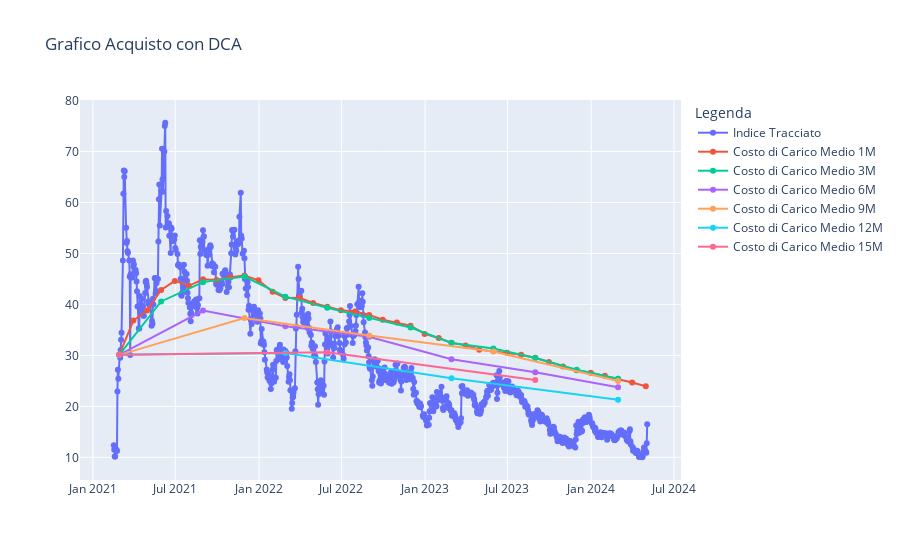
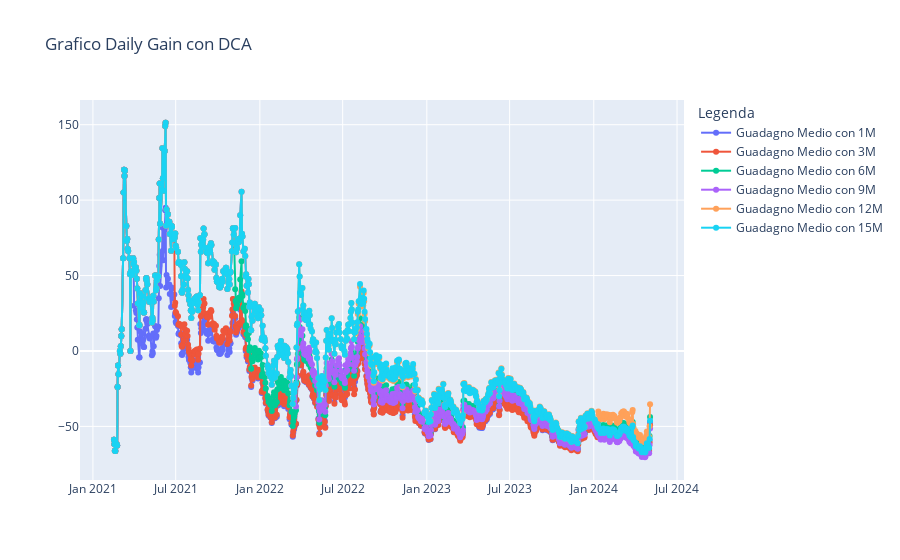
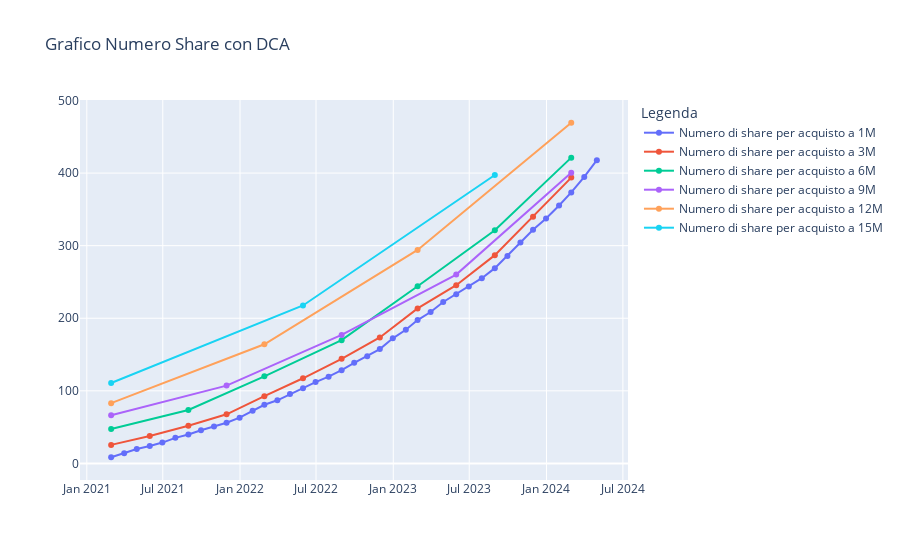
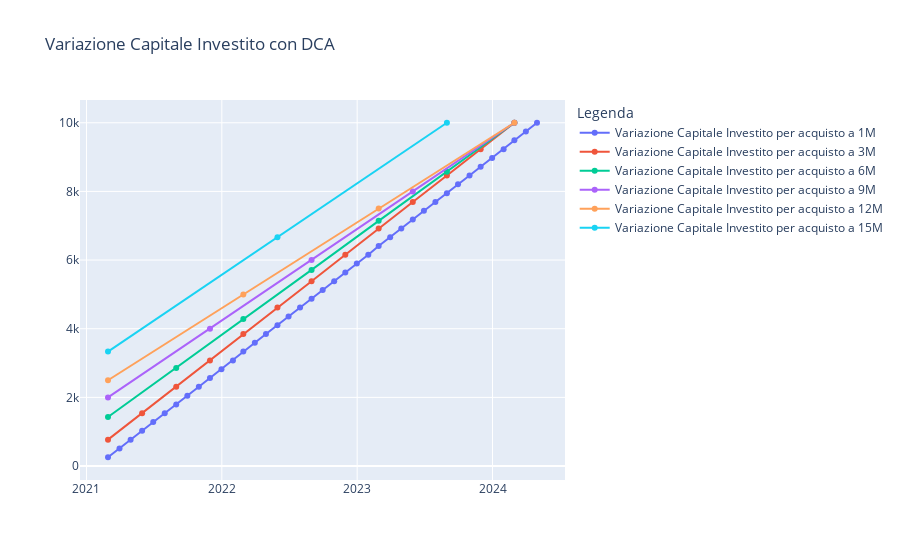

These figures' notebook cell, in order:
### Markdown cell above
Plotting Section for DCA vs Sum Lump 
====================================

### Code cell
plots = [
    {
        "y": [stock_data_dca_values]
        + [result["average_cost_list"] for result in results.values()],
        "x": [stock_data_dca_values.index]
        + [result["dates_purchase_list"] for result in results.values()],
        "name_trace": ["Indice Tracciato"]
        + [f"Costo di Carico Medio {freq}" for freq in purchase_frequencies],
        "name_graph": "Grafico Acquisto con DCA",
    },
    {
        "y": [result["daily_gains_df"].daily_gain for result in results.values()],
        "x": [result["daily_gains_df"].date for result in results.values()],
        "name_trace": [f"Guadagno Medio con {freq}" for freq in purchase_frequencies],
        "name_graph": "Grafico Daily Gain con DCA",
    },
    {
        "y": [result["number_share_list"] for result in results.values()],
        "x": [result["dates_purchase_list"] for result in results.values()],
        "name_trace": [
            f"Numero di share per acquisto a {freq}" for freq in purchase_frequencies
        ],
        "name_graph": "Grafico Numero Share con DCA",
    },
    {
        "y": [result["total_purchase_amount_list"] for result in results.values()],
        "x": [result["dates_purchase_list"] for result in results.values()],
        "name_trace": [
            f"Variazione Capitale Investito per acquisto a {freq}"
            for freq in purchase_frequencies
        ],
        "name_graph": "Variazione Capitale Investito con DCA",
    },
]

for plot in plots:
    fig = create_plot(
        x=plot["x"],
        y=plot["y"],
        name_graph=plot["name_graph"],
        name_trace=plot["name_trace"],
    )


##Define which is the best strategy
(best_strategy, best_average_cost, best_number_shares) = get_best_investment_strategy(
    results
)

#### Strategia con 200MA

### Controllo la 200MA per capire se investire o meno
### Se il mio prezzo medio e' sopra la 200MA e la 200MA cresce allora non faccio niente, altrimenti quando average_cost <= 200MA, compro

### Figure 1 — Plotly figure (JSON) as saved in the notebook; plotly's stock layout.template omitted (floating-point values rounded to 4 significant figures; data arrays with more than 128 entries replaced by an {"elided": "..."} marker saying what was removed)
{"data": [{"mode": "lines+markers", "name": "Indice Tracciato", "type": "scatter", "x": {"elided": "810 str values"}, "y": {"elided": "810 float values"}}, {"mode": "lines+markers", "name": "Costo di Carico Medio 1M", "type": "scatter", "x": ["2021-02-28", "2021-03-31", "2021-04-30", "2021-05-31", "2021-06-30", "2021-07-31", "2021-08-31", "2021-09-30", "2021-10-31", "2021-11-30", "2021-12-31", "2022-01-31", "2022-02-28", "2022-03-31", "2022-04-30", "2022-05-31", "2022-06-30", "2022-07-31", "2022-08-31", "2022-09-30", "2022-10-31", "2022-11-30", "2022-12-31", "2023-01-31", "2023-02-28", "2023-03-31", "2023-04-30", "2023-05-31", "2023-06-30", "2023-07-31", "2023-08-31", "2023-09-30", "2023-10-31", "2023-11-30", "2023-12-31", "2024-01-31", "2024-02-29", "2024-03-31", "2024-04-30"], "y": [30.1, 36.84, 38.79, 42.83, 44.61, 43.65, 44.93, 44.8, 45.32, 45.67, 44.73, 42.46, 41.26, 41.29, 40.27, 39.55, 38.87, 38.62, 37.93, 36.98, 36.45, 35.82, 34.21, 33.42, 32.46, 31.96, 31.13, 30.8, 30.52, 30.14, 29.55, 28.72, 27.81, 27.08, 26.61, 25.98, 25.41, 24.69, 23.93]}, {"mode": "lines+markers", "name": "Costo di Carico Medio 3M", "type": "scatter", "x": ["2021-02-28", "2021-05-31", "2021-08-31", "2021-11-30", "2022-02-28", "2022-05-31", "2022-08-31", "2022-11-30", "2023-02-28", "2023-05-31", "2023-08-31", "2023-11-30", "2024-02-29"], "y": [30.1, 40.58, 44.37, 45.45, 41.52, 39.34, 37.35, 35.47, 32.42, 31.33, 29.49, 27.16, 25.4]}, {"mode": "lines+markers", "name": "Costo di Carico Medio 6M", "type": "scatter", "x": ["2021-02-28", "2021-08-31", "2022-02-28", "2022-08-31", "2023-02-28", "2023-08-31", "2024-02-29"], "y": [30.1, 38.8, 35.72, 33.64, 29.26, 26.69, 23.74]}, {"mode": "lines+markers", "name": "Costo di Carico Medio 9M", "type": "scatter", "x": ["2021-02-28", "2021-11-30", "2022-08-31", "2023-05-31", "2024-02-29"], "y": [30.1, 37.31, 33.89, 30.74, 24.98]}, {"mode": "lines+markers", "name": "Costo di Carico Medio 12M", "type": "scatter", "x": ["2021-02-28", "2022-02-28", "2023-02-28", "2024-02-29"], "y": [30.1, 30.46, 25.5, 21.31]}, {"mode": "lines+markers", "name": "Costo di Carico Medio 15M", "type": "scatter", "x": ["2021-02-28", "2022-05-31", "2023-08-31"], "y": [30.1, 30.63, 25.17]}], "layout": {"hovermode": "x", "legend": {"title": {"text": "Legenda"}}, "title": {"text": "Grafico Acquisto con DCA"}, "xaxis": {"title": {"text": ""}}, "yaxis": {"title": {"text": ""}}}}

### Figure 2 — Plotly figure (JSON) as saved in the notebook; plotly's stock layout.template omitted (floating-point values rounded to 4 significant figures; data arrays with more than 128 entries replaced by an {"elided": "..."} marker saying what was removed)
{"data": [{"mode": "lines+markers", "name": "Guadagno Medio con 1M", "type": "scatter", "x": {"elided": "810 str values"}, "y": {"elided": "810 float values"}}, {"mode": "lines+markers", "name": "Guadagno Medio con 3M", "type": "scatter", "x": {"elided": "810 str values"}, "y": {"elided": "810 float values"}}, {"mode": "lines+markers", "name": "Guadagno Medio con 6M", "type": "scatter", "x": {"elided": "810 str values"}, "y": {"elided": "810 float values"}}, {"mode": "lines+markers", "name": "Guadagno Medio con 9M", "type": "scatter", "x": {"elided": "810 str values"}, "y": {"elided": "810 float values"}}, {"mode": "lines+markers", "name": "Guadagno Medio con 12M", "type": "scatter", "x": {"elided": "810 str values"}, "y": {"elided": "810 float values"}}, {"mode": "lines+markers", "name": "Guadagno Medio con 15M", "type": "scatter", "x": {"elided": "810 str values"}, "y": {"elided": "810 float values"}}], "layout": {"hovermode": "x", "legend": {"title": {"text": "Legenda"}}, "title": {"text": "Grafico Daily Gain con DCA"}, "xaxis": {"title": {"text": ""}}, "yaxis": {"title": {"text": ""}}}}

### Figure 3 — Plotly figure (JSON) as saved in the notebook; plotly's stock layout.template omitted (floating-point values rounded to 4 significant figures)
{"data": [{"mode": "lines+markers", "name": "Numero di share per acquisto a 1M", "type": "scatter", "x": ["2021-02-28", "2021-03-31", "2021-04-30", "2021-05-31", "2021-06-30", "2021-07-31", "2021-08-31", "2021-09-30", "2021-10-31", "2021-11-30", "2021-12-31", "2022-01-31", "2022-02-28", "2022-03-31", "2022-04-30", "2022-05-31", "2022-06-30", "2022-07-31", "2022-08-31", "2022-09-30", "2022-10-31", "2022-11-30", "2022-12-31", "2023-01-31", "2023-02-28", "2023-03-31", "2023-04-30", "2023-05-31", "2023-06-30", "2023-07-31", "2023-08-31", "2023-09-30", "2023-10-31", "2023-11-30", "2023-12-31", "2024-01-31", "2024-02-29", "2024-03-31", "2024-04-30"], "y": [8.519, 13.92, 19.83, 23.95, 28.74, 35.24, 39.94, 45.79, 50.91, 56.14, 63.05, 72.47, 80.79, 86.94, 95.52, 103.7, 112.1, 119.5, 128.5, 138.7, 147.7, 157.5, 172.4, 184.1, 197.5, 208.6, 222.4, 233.1, 243.7, 255.2, 269.0, 285.7, 304.3, 321.9, 337.3, 355.3, 373.3, 394.7, 417.8]}, {"mode": "lines+markers", "name": "Numero di share per acquisto a 3M", "type": "scatter", "x": ["2021-02-28", "2021-05-31", "2021-08-31", "2021-11-30", "2022-02-28", "2022-05-31", "2022-08-31", "2022-11-30", "2023-02-28", "2023-05-31", "2023-08-31", "2023-11-30", "2024-02-29"], "y": [25.56, 37.91, 52.01, 67.69, 92.64, 117.3, 144.2, 173.5, 213.5, 245.5, 287.0, 339.8, 393.7]}, {"mode": "lines+markers", "name": "Numero di share per acquisto a 6M", "type": "scatter", "x": ["2021-02-28", "2021-08-31", "2022-02-28", "2022-08-31", "2023-02-28", "2023-08-31", "2024-02-29"], "y": [47.46, 73.64, 120.0, 169.9, 244.1, 321.2, 421.3]}, {"mode": "lines+markers", "name": "Numero di share per acquisto a 9M", "type": "scatter", "x": ["2021-02-28", "2021-11-30", "2022-08-31", "2023-05-31", "2024-02-29"], "y": [66.45, 107.2, 177.1, 260.2, 400.4]}, {"mode": "lines+markers", "name": "Numero di share per acquisto a 12M", "type": "scatter", "x": ["2021-02-28", "2022-02-28", "2023-02-28", "2024-02-29"], "y": [83.06, 164.1, 294.1, 469.3]}, {"mode": "lines+markers", "name": "Numero di share per acquisto a 15M", "type": "scatter", "x": ["2021-02-28", "2022-05-31", "2023-08-31"], "y": [110.7, 217.6, 397.3]}], "layout": {"hovermode": "x", "legend": {"title": {"text": "Legenda"}}, "title": {"text": "Grafico Numero Share con DCA"}, "xaxis": {"title": {"text": ""}}, "yaxis": {"title": {"text": ""}}}}

### Figure 4 — Plotly figure (JSON) as saved in the notebook; plotly's stock layout.template omitted (floating-point values rounded to 4 significant figures)
{"data": [{"mode": "lines+markers", "name": "Variazione Capitale Investito per acquisto a 1M", "type": "scatter", "x": ["2021-02-28", "2021-03-31", "2021-04-30", "2021-05-31", "2021-06-30", "2021-07-31", "2021-08-31", "2021-09-30", "2021-10-31", "2021-11-30", "2021-12-31", "2022-01-31", "2022-02-28", "2022-03-31", "2022-04-30", "2022-05-31", "2022-06-30", "2022-07-31", "2022-08-31", "2022-09-30", "2022-10-31", "2022-11-30", "2022-12-31", "2023-01-31", "2023-02-28", "2023-03-31", "2023-04-30", "2023-05-31", "2023-06-30", "2023-07-31", "2023-08-31", "2023-09-30", "2023-10-31", "2023-11-30", "2023-12-31", "2024-01-31", "2024-02-29", "2024-03-31", "2024-04-30"], "y": [256.4, 512.8, 769.2, 1026.0, 1282.0, 1538.0, 1795.0, 2051.0, 2308.0, 2564.0, 2821.0, 3077.0, 3333.0, 3590.0, 3846.0, 4103.0, 4359.0, 4615.0, 4872.0, 5128.0, 5385.0, 5641.0, 5897.0, 6154.0, 6410.0, 6667.0, 6923.0, 7179.0, 7436.0, 7692.0, 7949.0, 8205.0, 8462.0, 8718.0, 8974.0, 9231.0, 9487.0, 9744.0, 10000.0]}, {"mode": "lines+markers", "name": "Variazione Capitale Investito per acquisto a 3M", "type": "scatter", "x": ["2021-02-28", "2021-05-31", "2021-08-31", "2021-11-30", "2022-02-28", "2022-05-31", "2022-08-31", "2022-11-30", "2023-02-28", "2023-05-31", "2023-08-31", "2023-11-30", "2024-02-29"], "y": [769.2, 1538.0, 2308.0, 3077.0, 3846.0, 4615.0, 5385.0, 6154.0, 6923.0, 7692.0, 8462.0, 9231.0, 10000.0]}, {"mode": "lines+markers", "name": "Variazione Capitale Investito per acquisto a 6M", "type": "scatter", "x": ["2021-02-28", "2021-08-31", "2022-02-28", "2022-08-31", "2023-02-28", "2023-08-31", "2024-02-29"], "y": [1429.0, 2857.0, 4286.0, 5714.0, 7143.0, 8571.0, 10000.0]}, {"mode": "lines+markers", "name": "Variazione Capitale Investito per acquisto a 9M", "type": "scatter", "x": ["2021-02-28", "2021-11-30", "2022-08-31", "2023-05-31", "2024-02-29"], "y": [2000, 4000, 6000, 8000, 10000]}, {"mode": "lines+markers", "name": "Variazione Capitale Investito per acquisto a 12M", "type": "scatter", "x": ["2021-02-28", "2022-02-28", "2023-02-28", "2024-02-29"], "y": [2500, 5000, 7500, 10000]}, {"mode": "lines+markers", "name": "Variazione Capitale Investito per acquisto a 15M", "type": "scatter", "x": ["2021-02-28", "2022-05-31", "2023-08-31"], "y": [3333.0, 6667.0, 10000]}], "layout": {"hovermode": "x", "legend": {"title": {"text": "Legenda"}}, "title": {"text": "Variazione Capitale Investito con DCA"}, "xaxis": {"title": {"text": ""}}, "yaxis": {"title": {"text": ""}}}}
